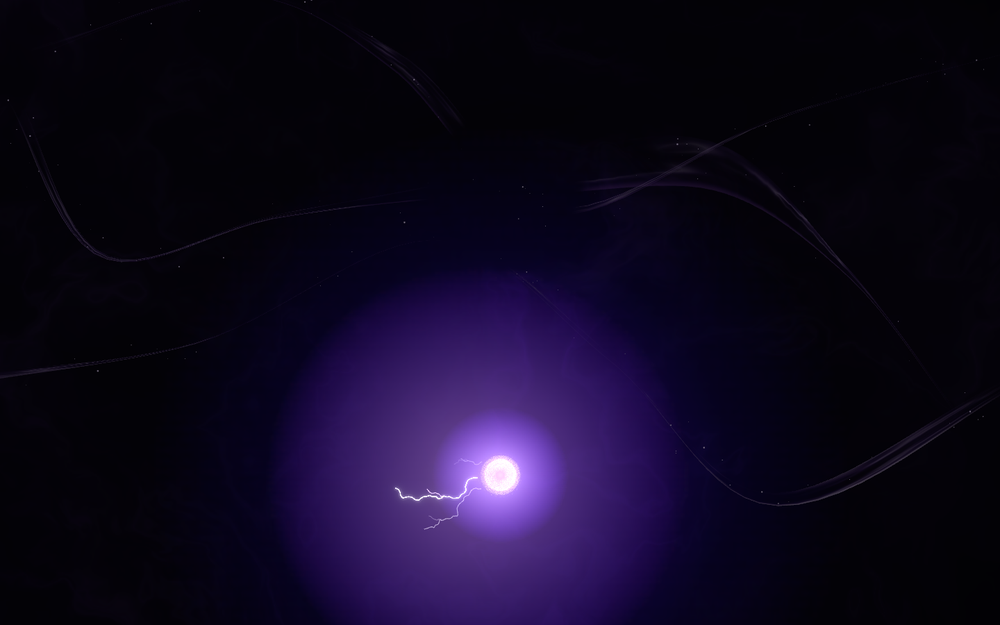
#> input picture recon/ref_-0.7.png, 1000 x 625 px, shrunk from 1440 x 900 before the run
$ python ukur-plate.py ../recon/ref_-0.7.png ../recon/ref_-0.8.png
#> lines starting #> are read from the running program, lines starting #| are printed output that depends on the picture; after the words box and inside, x2 and y2 are one past the last pixel; in counts of white or black regions, pixels touching at a corner belong together
#!/usr/bin/env python3
"""ukur-plate.py - skor kandidat plate terhadap plate ASLI domain sumber.

  mae_full   : MAE seluruh kanvas (0..255)
  mae_sil    : MAE di dalam siluet asli - METRIK UTAMA
  iou        : IoU siluet
  cov_a/b    : cakupan siluet asli / kandidat
  r_row      : korelasi profil luma per-baris
  r_grad     : korelasi magnitudo gradien (struktur garis) - METRIK UTAMA
  luma_ratio : rata-rata luma kandidat / asli di dalam siluet

Pakai: python3 ukur-plate.py ASLI.webp KANDIDAT.webp [--mode luma|alpha] [--thr N]
"""
import sys
import numpy as np
from PIL import Image
from scipy import ndimage as ndi


def baca(p):
#> called with p = '../recon/ref_-0.7.png'
    return np.asarray(Image.open(p).convert('RGBA')).astype(np.float32)
#> call 2 of baca, with p = '../recon/ref_-0.8.png'
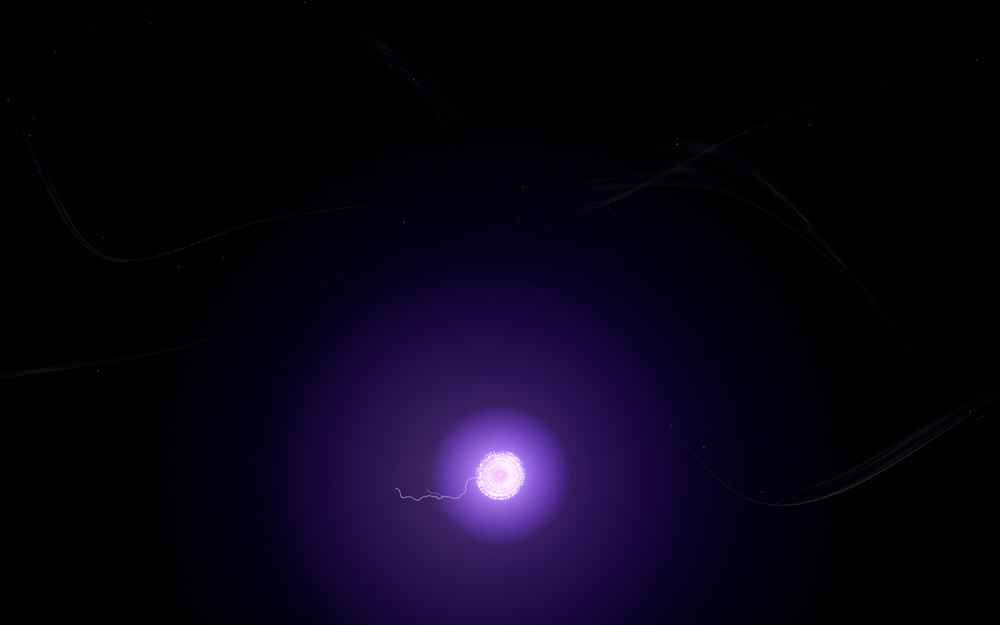
#> input picture recon/ref_-0.8.png, 1000 x 625 px, shrunk from 1440 x 900 before the run


def siluet(a, mode, thr):
#> called with mode = 'luma', thr = 8
    if mode == 'alpha':
        m = ndi.binary_closing(a[..., 3] > thr, iterations=2)
    else:
        m = ndi.binary_closing(ndi.gaussian_filter(a[..., :3].mean(2), 3.0) > thr, iterations=3)
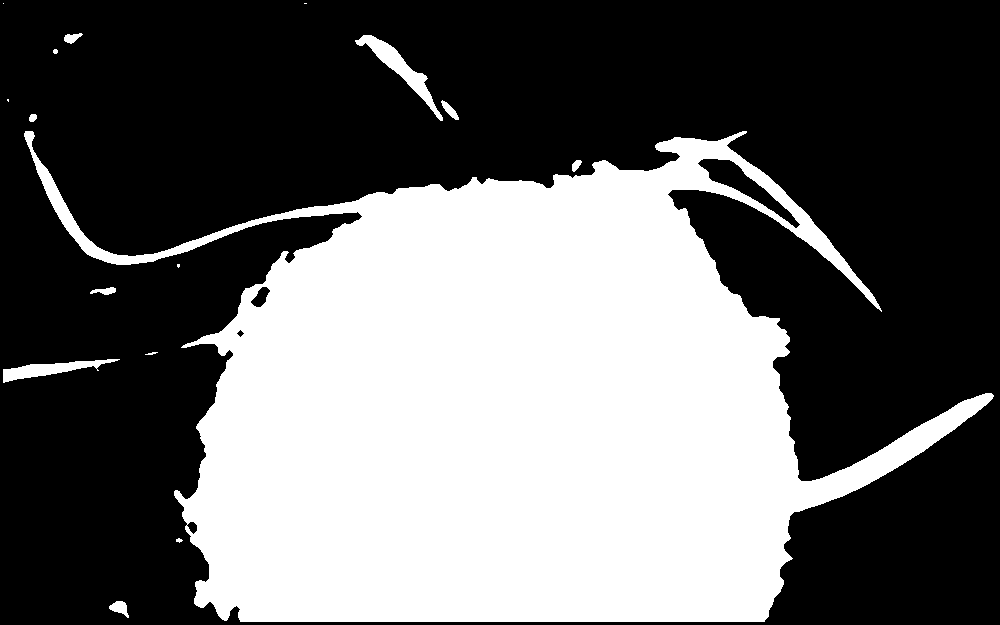
#> m: shape (625, 1000) bool; 40% white; 16 white regions (4 under 20 px), largest, box (x1, y1, x2, y2) and area: (24, 131, 994, 622) 246683, (355, 35, 443, 121) 1462, (3, 359, 120, 383) 1061
    m = ndi.binary_fill_holes(m)
#> m: shape (625, 1000) bool; 40.3% white; 16 white regions (4 under 20 px), largest, box (x1, y1, x2, y2) and area: (24, 131, 994, 622) 248701, (355, 35, 443, 121) 1462, (3, 359, 120, 383) 1061
    lab, n = ndi.label(m)
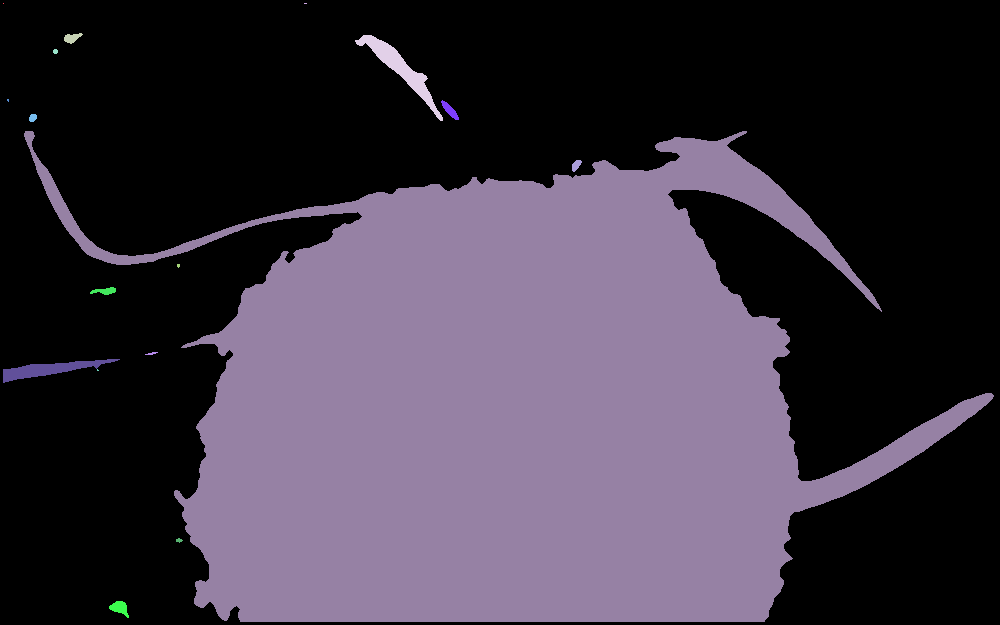
#> lab: shape (625, 1000) int32; 18 distinct labels, from 0 to 17; one colour per label, 0 black
#> n = 17
    if n > 1:
        sz = ndi.sum(m, lab, range(1, n + 1))
#> sz = 17 values, max 248701 at index 8, min 1 at index 0, mean 14824.4
        m = lab == (int(np.argmax(sz)) + 1)
#> m: shape (625, 1000) bool; 39.8% white; 1 white region, box (x1, y1, x2, y2) and area: (24, 131, 994, 622) 248701
    return m


def skor(pa, pb, mode='luma', thr=8):
    A, B = baca(pa), baca(pb)
    if A.shape[:2] != B.shape[:2]:
        return {'error': f'geometri beda {A.shape[:2]} vs {B.shape[:2]}'}
    sa, sb = siluet(A, mode, thr), siluet(B, mode, thr)
#> call 2 of siluet, with mode = 'luma', thr = 8
#> in siluet (call 2), `m = ndi.binary_closing(ndi.gaussian_filter(a[..., :3].mean(2), 3.0) > ..`: m: shape (625, 1000) bool; 29.3% white; 7 white regions (2 under 20 px), largest, box (x1, y1, x2, y2) and area: (238, 214, 930, 622) 181938, (579, 178, 659, 213) 806, (700, 146, 715, 154) 100, (670, 165, 686, 172) 78, (774, 190, 780, 196) 22
#> in siluet (call 2), `lab, n = ndi.label(m)`:
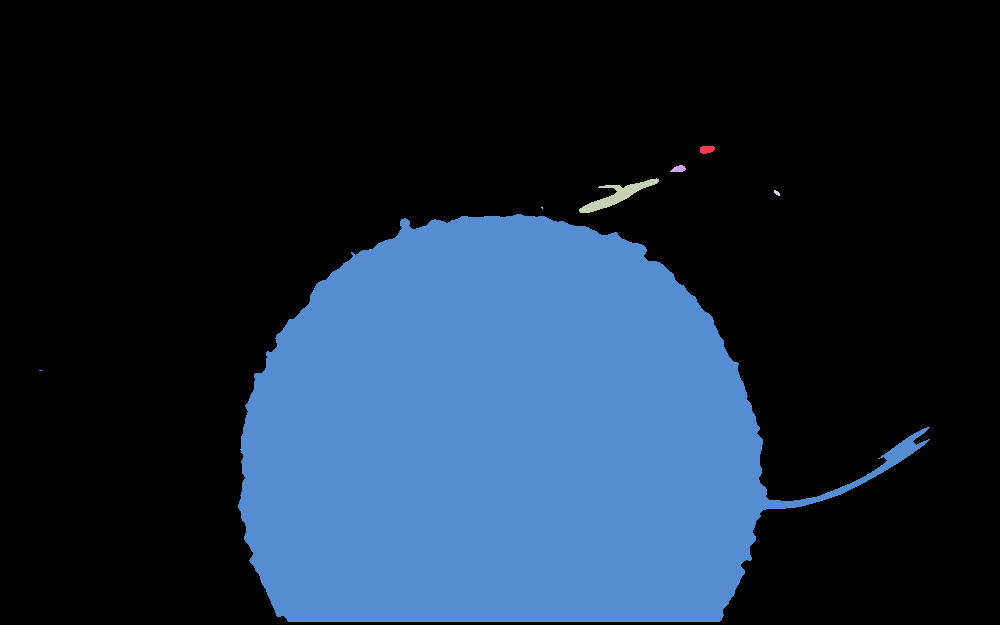
#> lab: shape (625, 1000) int32; 9 distinct labels, from 0 to 8; one colour per label, 0 black
#> in siluet (call 2), `lab, n = ndi.label(m)`: n = 8
#> in siluet (call 2), `sz = ndi.sum(m, lab, range(1, n + 1))`: sz = [100, 78, 806, 22, 3, 181937, 4, 1]
#> in siluet (call 2), `m = lab == (int(np.argmax(sz)) + 1)`:
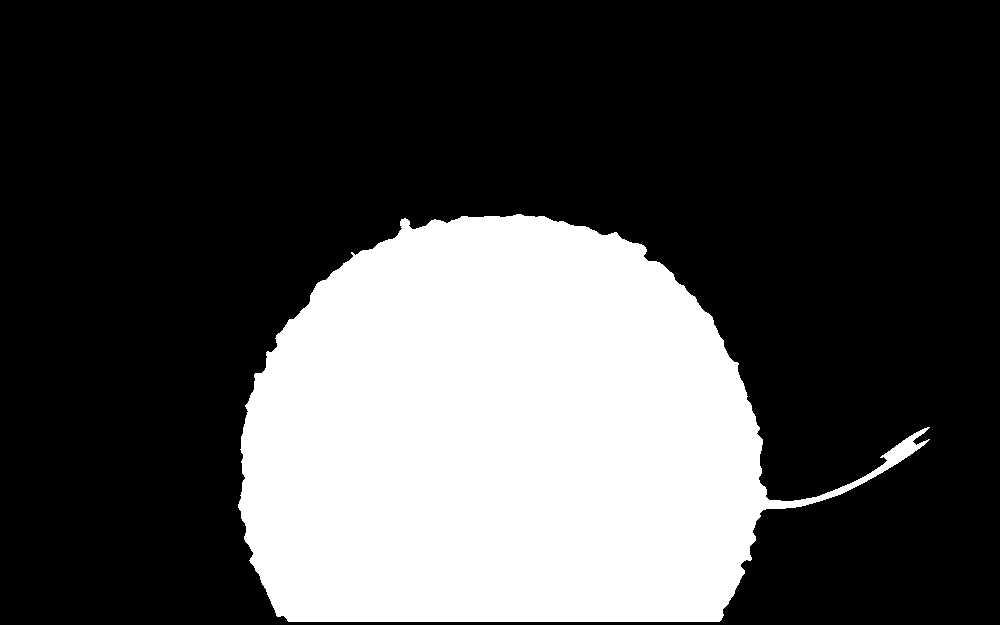
#> m: shape (625, 1000) bool; 29.1% white; 1 white region, box (x1, y1, x2, y2) and area: (238, 214, 930, 622) 181937
    la, lb = A[..., :3].mean(2), B[..., :3].mean(2)
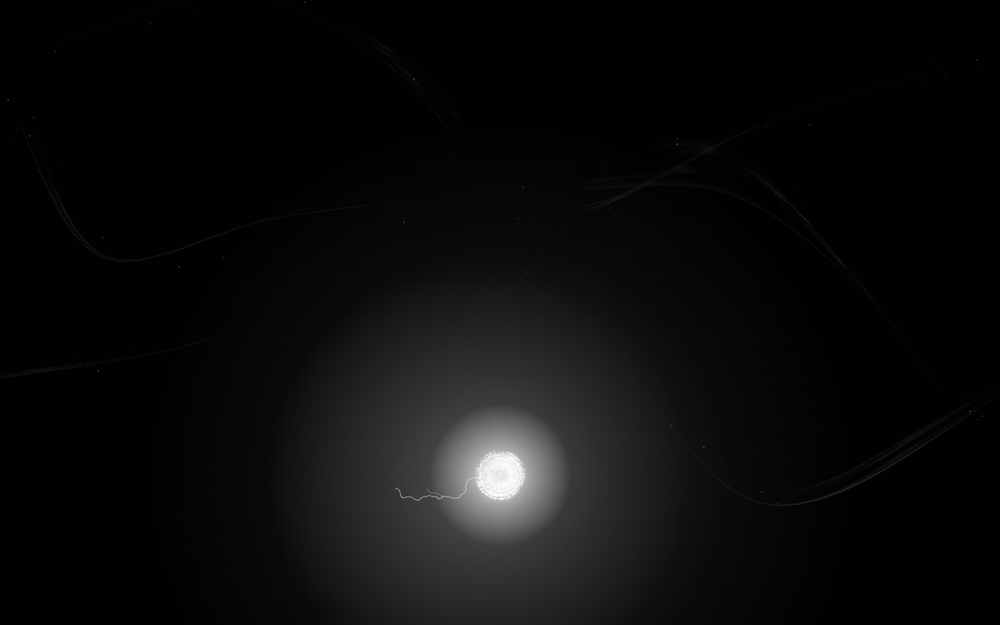
#> lb: shape (625, 1000) float32; min 0, max 255, mean 11.9
    d = np.abs(A[..., :3] - B[..., :3]).mean(2)
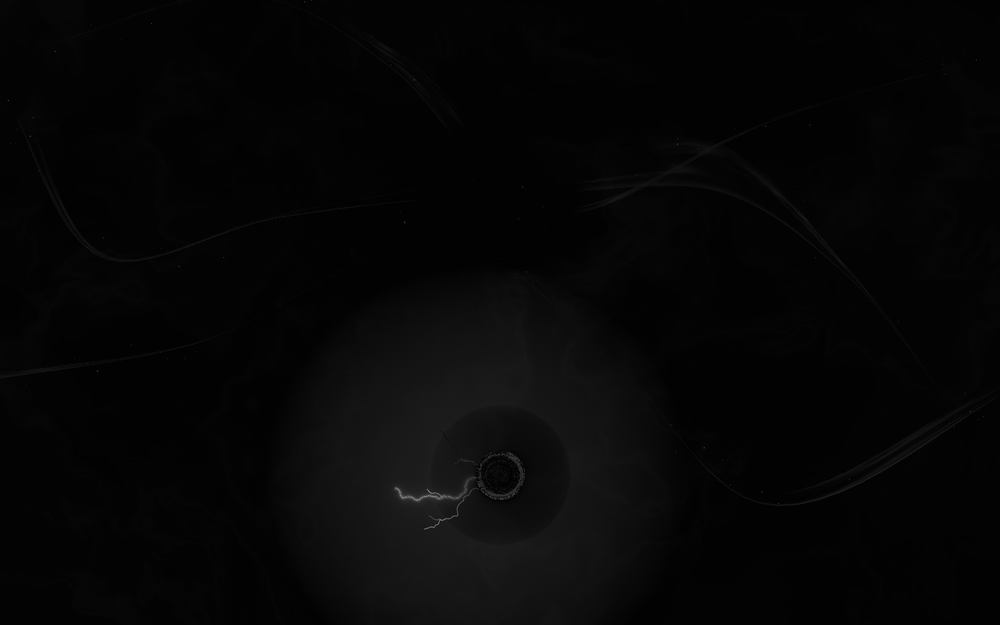
#> d: shape (625, 1000) float32; min 0, max 128, mean 6.2
    inter = float((sa & sb).sum()); union = float((sa | sb).sum())
#> after `inter = float((sa & sb).sum())`: inter = 181937
#> after `union = float((sa | sb).sum())`: union = 248701
    ga = ndi.gaussian_gradient_magnitude(la, 1.0).ravel()
    gb = ndi.gaussian_gradient_magnitude(lb, 1.0).ravel()
    return {
        'mae_full': float(d.mean()),
        'mae_sil': float(d[sa].mean()) if sa.any() else float('nan'),
        'iou': inter / union if union else 0.0,
        'cov_a': float(sa.mean()), 'cov_b': float(sb.mean()),
        'r_row': float(np.corrcoef(la.mean(1), lb.mean(1))[0, 1]),
        'r_grad': float(np.corrcoef(ga, gb)[0, 1]),
        'luma_ratio': float(lb[sa].mean() / max(la[sa].mean(), 1e-6)),
    }


if __name__ == '__main__':
    mode = 'luma'; thr = 8
    if '--mode' in sys.argv: mode = sys.argv[sys.argv.index('--mode') + 1]
    if '--thr' in sys.argv: thr = float(sys.argv[sys.argv.index('--thr') + 1])
    s = skor(sys.argv[1], sys.argv[2], mode, thr)
#> s = {'mae_full': 6.18, 'mae_sil': 10.41, 'iou': 0.732, 'cov_a': 0.398, 'cov_b': 0.291, 'r_row': 0.997, 'r_grad': 0.776, 'luma_ratio': 0.729}
    if 'error' in s:
        print(s['error']); sys.exit(1)
    print(' '.join(f'{k}={v:.4f}' for k, v in s.items()))
#| mae_full=6.1767 mae_sil=10.4082 iou=0.7315 cov_a=0.3979 cov_b=0.2911 r_row=0.9967 r_grad=0.7763 luma_ratio=0.7290
